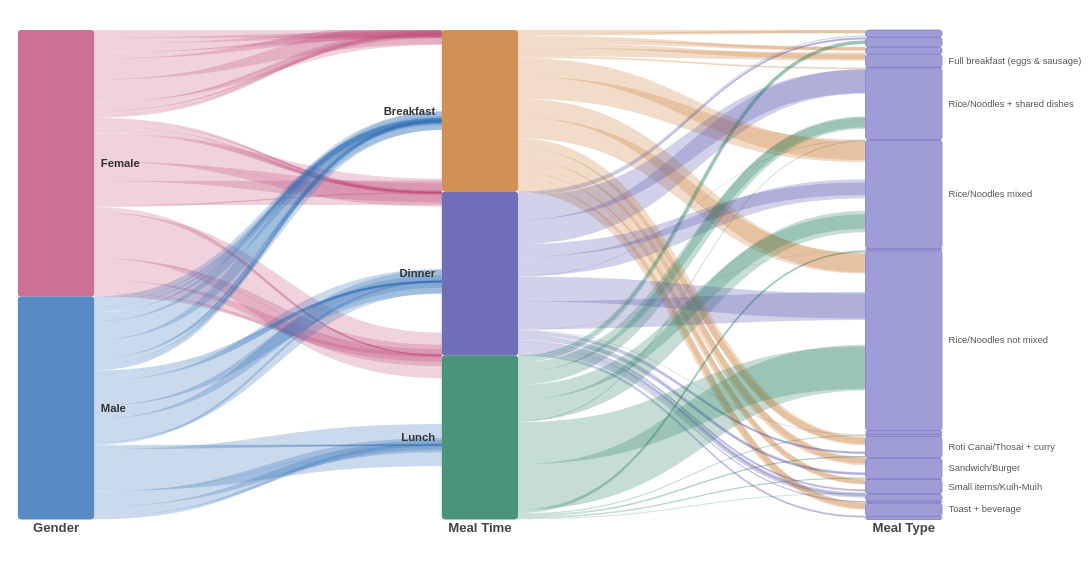

Express this chart as Vega-Lite.
### Vega specification from a JSON file in a GitHub repository (floating-point values rounded to 4 significant figures)
{"$schema": "https://vega.github.io/schema/vega/v5.json", "width": 1000, "height": 520, "padding": {"top": 30, "left": 10, "right": 10, "bottom": 30}, "description": "Sankey: Gender → Meal Time → Meal Type (n=1604, Malaysian Food Survey)", "data": [{"name": "rawData", "values": [{"col0": "Female", "col1": "Breakfast", "col2": "Beverage only", "size": 26}, {"col0": "Female", "col1": "Breakfast", "col2": "Cereals with milk", "size": 40}, {"col0": "Female", "col1": "Breakfast", "col2": "Full breakfast (eggs & sausage)", "size": 79}, {"col0": "Female", "col1": "Breakfast", "col2": "Pastries/Dim Sum", "size": 3}, {"col0": "Female", "col1": "Breakfast", "col2": "Rice/Noodles + shared dishes", "size": 5}, {"col0": "Female", "col1": "Breakfast", "col2": "Rice/Noodles mixed", "size": 215}, {"col0": "Female", "col1": "Breakfast", "col2": "Rice/Noodles not mixed", "size": 201}, {"col0": "Female", "col1": "Breakfast", "col2": "Roti Canai/Thosai + curry", "size": 61}, {"col0": "Female", "col1": "Breakfast", "col2": "Sandwich/Burger", "size": 83}, {"col0": "Female", "col1": "Breakfast", "col2": "Small items/Kuih-Muih", "size": 57}, {"col0": "Female", "col1": "Breakfast", "col2": "Toast + beverage", "size": 73}, {"col0": "Female", "col1": "Dinner", "col2": "Beverage only", "size": 7}, {"col0": "Female", "col1": "Dinner", "col2": "Buffet", "size": 10}, {"col0": "Female", "col1": "Dinner", "col2": "Rice/Noodles + shared dishes", "size": 235}, {"col0": "Female", "col1": "Dinner", "col2": "Rice/Noodles mixed", "size": 183}, {"col0": "Female", "col1": "Dinner", "col2": "Rice/Noodles mixed + F/D", "size": 3}, {"col0": "Female", "col1": "Dinner", "col2": "Rice/Noodles not mixed", "size": 270}, {"col0": "Female", "col1": "Dinner", "col2": "Rice/Noodles not mixed + F/D", "size": 3}, {"col0": "Female", "col1": "Dinner", "col2": "Rice/Noodles shared + F/D", "size": 3}, {"col0": "Female", "col1": "Dinner", "col2": "Roti Canai/Thosai + curry", "size": 21}, {"col0": "Female", "col1": "Dinner", "col2": "Sandwich/Burger", "size": 23}, {"col0": "Female", "col1": "Dinner", "col2": "Sandwich/Burger + F/D", "size": 2}, {"col0": "Female", "col1": "Dinner", "col2": "Small items/Kuih-Muih", "size": 22}, {"col0": "Female", "col1": "Dinner", "col2": "Soup", "size": 48}, {"col0": "Female", "col1": "Dinner", "col2": "Steamboat", "size": 10}, {"col0": "Female", "col1": "Dinner", "col2": "Western structure", "size": 19}, {"col0": "Female", "col1": "Lunch", "col2": "Beverage only", "size": 2}, {"col0": "Female", "col1": "Lunch", "col2": "Buffet", "size": 35}, {"col0": "Female", "col1": "Lunch", "col2": "Rice/Noodles + shared dishes", "size": 121}, {"col0": "Female", "col1": "Lunch", "col2": "Rice/Noodles mixed", "size": 207}, {"col0": "Female", "col1": "Lunch", "col2": "Rice/Noodles mixed + F/D", "size": 6}, {"col0": "Female", "col1": "Lunch", "col2": "Rice/Noodles not mixed", "size": 439}, {"col0": "Female", "col1": "Lunch", "col2": "Rice/Noodles not mixed + F/D", "size": 18}, {"col0": "Female", "col1": "Lunch", "col2": "Rice/Noodles shared + F/D", "size": 9}, {"col0": "Female", "col1": "Lunch", "col2": "Roti Canai/Thosai + curry", "size": 7}, {"col0": "Female", "col1": "Lunch", "col2": "Sandwich/Burger", "size": 9}, {"col0": "Female", "col1": "Lunch", "col2": "Small items/Kuih-Muih", "size": 6}, {"col0": "Female", "col1": "Lunch", "col2": "Western structure", "size": 1}, {"col0": "Male", "col1": "Breakfast", "col2": "Beverage only", "size": 29}, {"col0": "Male", "col1": "Breakfast", "col2": "Cereals with milk", "size": 28}, {"col0": "Male", "col1": "Breakfast", "col2": "Full breakfast (eggs & sausage)", "size": 46}, {"col0": "Male", "col1": "Breakfast", "col2": "Pastries/Dim Sum", "size": 1}, {"col0": "Male", "col1": "Breakfast", "col2": "Rice/Noodles + shared dishes", "size": 12}, {"col0": "Male", "col1": "Breakfast", "col2": "Rice/Noodles mixed", "size": 177}, {"col0": "Male", "col1": "Breakfast", "col2": "Rice/Noodles not mixed", "size": 179}, {"col0": "Male", "col1": "Breakfast", "col2": "Roti Canai/Thosai + curry", "size": 87}, {"col0": "Male", "col1": "Breakfast", "col2": "Sandwich/Burger", "size": 53}, {"col0": "Male", "col1": "Breakfast", "col2": "Small items/Kuih-Muih", "size": 44}, {"col0": "Male", "col1": "Breakfast", "col2": "Toast + beverage", "size": 55}, {"col0": "Male", "col1": "Dinner", "col2": "Beverage only", "size": 4}, {"col0": "Male", "col1": "Dinner", "col2": "Buffet", "size": 21}, {"col0": "Male", "col1": "Dinner", "col2": "Rice/Noodles + shared dishes", "size": 227}, {"col0": "Male", "col1": "Dinner", "col2": "Rice/Noodles mixed", "size": 122}, {"col0": "Male", "col1": "Dinner", "col2": "Rice/Noodles mixed + F/D", "size": 3}, {"col0": "Male", "col1": "Dinner", "col2": "Rice/Noodles not mixed", "size": 241}, {"col0": "Male", "col1": "Dinner", "col2": "Rice/Noodles not mixed + F/D", "size": 1}, {"col0": "Male", "col1": "Dinner", "col2": "Rice/Noodles shared + F/D", "size": 4}, {"col0": "Male", "col1": "Dinner", "col2": "Roti Canai/Thosai + curry", "size": 19}, {"col0": "Male", "col1": "Dinner", "col2": "Sandwich/Burger", "size": 27}, {"col0": "Male", "col1": "Dinner", "col2": "Sandwich/Burger + F/D", "size": 1}, {"col0": "Male", "col1": "Dinner", "col2": "Small items/Kuih-Muih", "size": 9}, {"col0": "Male", "col1": "Dinner", "col2": "Soup", "size": 21}, {"col0": "Male", "col1": "Dinner", "col2": "Steamboat", "size": 7}, {"col0": "Male", "col1": "Dinner", "col2": "Western structure", "size": 9}, {"col0": "Male", "col1": "Lunch", "col2": "Beverage only", "size": 1}, {"col0": "Male", "col1": "Lunch", "col2": "Buffet", "size": 30}, {"col0": "Male", "col1": "Lunch", "col2": "Rice/Noodles + shared dishes", "size": 94}, {"col0": "Male", "col1": "Lunch", "col2": "Rice/Noodles mixed", "size": 140}, {"col0": "Male", "col1": "Lunch", "col2": "Rice/Noodles mixed + F/D", "size": 5}, {"col0": "Male", "col1": "Lunch", "col2": "Rice/Noodles not mixed", "size": 405}, {"col0": "Male", "col1": "Lunch", "col2": "Rice/Noodles not mixed + F/D", "size": 14}, {"col0": "Male", "col1": "Lunch", "col2": "Rice/Noodles shared + F/D", "size": 4}, {"col0": "Male", "col1": "Lunch", "col2": "Roti Canai/Thosai + curry", "size": 12}, {"col0": "Male", "col1": "Lunch", "col2": "Sandwich/Burger", "size": 8}, {"col0": "Male", "col1": "Lunch", "col2": "Small items/Kuih-Muih", "size": 3}, {"col0": "Male", "col1": "Lunch", "col2": "Western structure", "size": 1}], "transform": [{"type": "formula", "expr": "datum.col0", "as": "col0"}, {"type": "formula", "expr": "datum.col1", "as": "col1"}, {"type": "formula", "expr": "datum.col2", "as": "col2"}, {"type": "formula", "expr": "datum.size", "as": "size"}]}, {"name": "nodesA", "source": "rawData", "transform": [{"type": "formula", "expr": "datum.col0 + '|' + datum.col1", "as": "key"}, {"type": "fold", "fields": ["col0", "col1"], "as": ["stack", "grpId"]}, {"type": "formula", "expr": "datum.stack=='col0' ? datum.col0+' '+datum.col1 : datum.col1+' '+datum.col0", "as": "sortField"}, {"type": "stack", "groupby": ["stack"], "sort": {"field": "sortField", "order": "descending"}, "field": "size"}, {"type": "formula", "expr": "(datum.y0+datum.y1)/2", "as": "yc"}]}, {"name": "groupsA", "source": "nodesA", "transform": [{"type": "aggregate", "groupby": ["stack", "grpId"], "fields": ["size"], "ops": ["sum"], "as": ["total"]}, {"type": "stack", "groupby": ["stack"], "sort": {"field": "grpId", "order": "descending"}, "field": "total"}, {"type": "formula", "expr": "scale('y', datum.y0)", "as": "scaledY0"}, {"type": "formula", "expr": "scale('y', datum.y1)", "as": "scaledY1"}, {"type": "formula", "expr": "datum.stack=='col0'", "as": "rightLabel"}, {"type": "formula", "expr": "datum.total/domain('y')[1]", "as": "percentage"}]}, {"name": "destNodesA", "source": "nodesA", "transform": [{"type": "filter", "expr": "datum.stack=='col1'"}]}, {"name": "edgesA", "source": "nodesA", "transform": [{"type": "filter", "expr": "datum.stack=='col0'"}, {"type": "lookup", "from": "destNodesA", "key": "key", "fields": ["key"], "as": ["target"]}, {"type": "linkpath", "orient": "horizontal", "shape": "diagonal", "sourceY": {"expr": "scale('y', datum.yc)"}, "sourceX": {"expr": "scale('x', 'col0') + bandwidth('x')"}, "targetY": {"expr": "scale('y', datum.target.yc)"}, "targetX": {"expr": "scale('x', 'col1')"}}, {"type": "formula", "expr": "range('y')[0]-scale('y', datum.size)", "as": "strokeWidth"}, {"type": "formula", "expr": "datum.size/domain('y')[1]", "as": "percentage"}]}, {"name": "nodesB", "source": "rawData", "transform": [{"type": "formula", "expr": "datum.col1 + '|' + datum.col2", "as": "key"}, {"type": "fold", "fields": ["col1", "col2"], "as": ["stack", "grpId"]}, {"type": "formula", "expr": "datum.stack=='col1' ? datum.col1+' '+datum.col2 : datum.col2+' '+datum.col1", "as": "sortField"}, {"type": "stack", "groupby": ["stack"], "sort": {"field": "sortField", "order": "descending"}, "field": "size"}, {"type": "formula", "expr": "(datum.y0+datum.y1)/2", "as": "yc"}]}, {"name": "groupsB", "source": "nodesB", "transform": [{"type": "aggregate", "groupby": ["stack", "grpId"], "fields": ["size"], "ops": ["sum"], "as": ["total"]}, {"type": "stack", "groupby": ["stack"], "sort": {"field": "grpId", "order": "descending"}, "field": "total"}, {"type": "formula", "expr": "scale('y', datum.y0)", "as": "scaledY0"}, {"type": "formula", "expr": "scale('y', datum.y1)", "as": "scaledY1"}, {"type": "formula", "expr": "datum.stack=='col1'", "as": "rightLabel"}, {"type": "formula", "expr": "datum.total/domain('y')[1]", "as": "percentage"}]}, {"name": "destNodesB", "source": "nodesB", "transform": [{"type": "filter", "expr": "datum.stack=='col2'"}]}, {"name": "edgesB", "source": "nodesB", "transform": [{"type": "filter", "expr": "datum.stack=='col1'"}, {"type": "lookup", "from": "destNodesB", "key": "key", "fields": ["key"], "as": ["target"]}, {"type": "linkpath", "orient": "horizontal", "shape": "diagonal", "sourceY": {"expr": "scale('y', datum.yc)"}, "sourceX": {"expr": "scale('x', 'col1') + bandwidth('x')"}, "targetY": {"expr": "scale('y', datum.target.yc)"}, "targetX": {"expr": "scale('x', 'col2')"}}, {"type": "formula", "expr": "range('y')[0]-scale('y', datum.size)", "as": "strokeWidth"}, {"type": "formula", "expr": "datum.size/domain('y')[1]", "as": "percentage"}]}], "scales": [{"name": "x", "type": "band", "range": "width", "domain": ["col0", "col1", "col2"], "paddingOuter": 0.02, "paddingInner": 0.82}, {"name": "y", "type": "linear", "range": "height", "domain": {"fields": [{"data": "nodesA", "field": "y1"}, {"data": "nodesB", "field": "y1"}]}}, {"name": "colorGender", "type": "ordinal", "domain": ["Female", "Male"], "range": ["#C04E7A", "#2E6EB5"]}, {"name": "colorMeal", "type": "ordinal", "domain": ["Breakfast", "Lunch", "Dinner"], "range": ["#C7762A", "#1D7A5A", "#4A4AA8"]}, {"name": "stackNames", "type": "ordinal", "domain": ["col0", "col1", "col2"], "range": ["Gender", "Meal Time", "Meal Type"]}], "axes": [{"orient": "bottom", "scale": "x", "encode": {"labels": {"update": {"text": {"scale": "stackNames", "field": "value"}, "fontSize": {"value": 14}, "fontWeight": {"value": "bold"}, "fill": {"value": "#444"}}}}, "ticks": false, "domain": false}], "marks": [{"type": "path", "from": {"data": "edgesA"}, "clip": true, "encode": {"update": {"stroke": {"scale": "colorGender", "field": "col0"}, "strokeWidth": {"field": "strokeWidth"}, "path": {"field": "path"}, "strokeOpacity": {"value": 0.25}, "tooltip": {"signal": "datum.col0 + ' → ' + datum.col1 + ':  ' + datum.size + ' respondents (' + format(datum.percentage,'.1%') + ')'"}}, "hover": {"strokeOpacity": {"value": 0.85}}}}, {"type": "path", "from": {"data": "edgesB"}, "clip": true, "encode": {"update": {"stroke": {"scale": "colorMeal", "field": "col1"}, "strokeWidth": {"field": "strokeWidth"}, "path": {"field": "path"}, "strokeOpacity": {"value": 0.25}, "tooltip": {"signal": "datum.col1 + ' → ' + datum.col2 + ':  ' + datum.size + ' respondents (' + format(datum.percentage,'.1%') + ')'"}}, "hover": {"strokeOpacity": {"value": 0.85}}}}, {"type": "rect", "from": {"data": "groupsA"}, "encode": {"enter": {"width": {"scale": "x", "band": 1}}, "update": {"x": {"scale": "x", "field": "stack"}, "y": {"field": "scaledY0"}, "y2": {"field": "scaledY1"}, "fill": [{"test": "datum.stack=='col0'", "scale": "colorGender", "field": "grpId"}, {"scale": "colorMeal", "field": "grpId"}], "fillOpacity": {"value": 0.8}, "cornerRadius": {"value": 3}, "tooltip": {"signal": "datum.grpId + ':  ' + datum.total + ' respondents (' + format(datum.percentage,'.1%') + ')'"}}, "hover": {"fillOpacity": {"value": 1}}}}, {"type": "rect", "from": {"data": "groupsB"}, "encode": {"enter": {"width": {"scale": "x", "band": 1}}, "update": {"x": {"scale": "x", "field": "stack"}, "y": {"field": "scaledY0"}, "y2": {"field": "scaledY1"}, "fill": [{"test": "datum.stack=='col2'", "value": "#8885CC"}, {"value": "transparent"}], "stroke": [{"test": "datum.stack=='col2'", "value": "#8885CC"}, {"value": "transparent"}], "fillOpacity": {"value": 0.8}, "cornerRadius": {"value": 3}, "tooltip": {"signal": "datum.stack=='col2' ? datum.grpId + ':  ' + datum.total + ' respondents (' + format(datum.percentage,'.1%') + ')' : ''"}}, "hover": {"fillOpacity": {"value": 1}}}}, {"type": "text", "from": {"data": "groupsA"}, "interactive": false, "encode": {"update": {"x": {"signal": "scale('x', datum.stack) + (datum.rightLabel ? bandwidth('x') + 7 : -7)"}, "yc": {"signal": "(datum.scaledY0+datum.scaledY1)/2"}, "align": {"signal": "datum.rightLabel ? 'left' : 'right'"}, "baseline": {"value": "middle"}, "fontSize": {"value": 12}, "fontWeight": {"value": "bold"}, "fill": {"value": "#333"}, "text": {"signal": "abs(datum.scaledY0-datum.scaledY1) > 12 ? datum.grpId : ''"}}}}, {"type": "text", "from": {"data": "groupsB"}, "interactive": false, "encode": {"update": {"x": {"signal": "datum.stack=='col2' ? scale('x', datum.stack) + bandwidth('x') + 7 : scale('x', datum.stack) - 7"}, "yc": {"signal": "(datum.scaledY0+datum.scaledY1)/2"}, "align": {"signal": "datum.stack=='col2' ? 'left' : 'right'"}, "baseline": {"value": "middle"}, "fontSize": {"value": 10}, "fill": {"value": "#555"}, "text": {"signal": "datum.stack=='col2' && abs(datum.scaledY0-datum.scaledY1) > 12 ? datum.grpId : ''"}}}}]}
